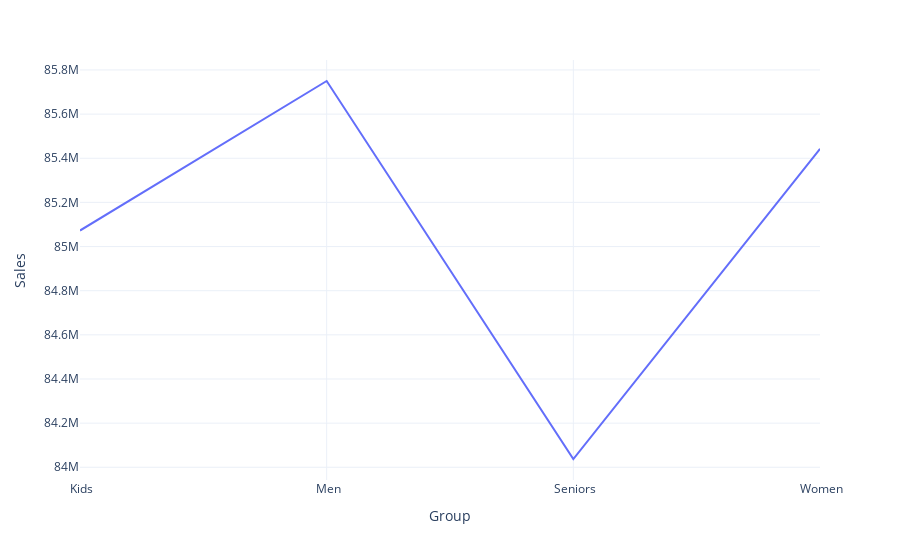

Notebook cell for this chart:
### Code cell
fig=px.line(sales_by_group,
            x='Group',
            y='Sales'
)
fig.show()

### Figure 1 — Plotly figure (JSON) as saved in the notebook; plotly's stock layout.template omitted (floating-point values rounded to 4 significant figures)
{"data": [{"hovertemplate": "Group=%{x}<br>Sales=%{y}<extra></extra>", "legendgroup": "", "line": {"color": "#636efa", "dash": "solid"}, "marker": {"symbol": "circle"}, "mode": "lines", "name": "", "orientation": "v", "showlegend": false, "type": "scatter", "x": [" Kids", " Men", " Seniors", " Women"], "xaxis": "x", "y": [85072500, 85750000, 84037500, 85442500], "yaxis": "y"}], "layout": {"autosize": true, "legend": {"tracegroupgap": 0}, "margin": {"t": 60}, "xaxis": {"anchor": "y", "autorange": true, "domain": [0, 1], "range": [0, 3], "title": {"text": "Group"}, "type": "category"}, "yaxis": {"anchor": "x", "autorange": true, "domain": [0, 1], "range": [83940000.0, 85850000.0], "title": {"text": "Sales"}, "type": "linear"}}}
